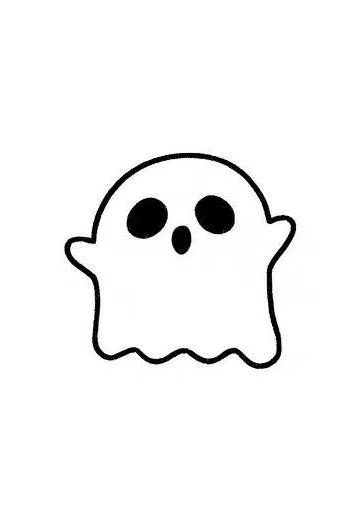
#> input picture 3.jpg, 341 x 512 px
$ python chu.py
#> lines starting #> are read from the running program, lines starting #| are printed output that depends on the picture
import numpy as np
import matplotlib.pyplot as plt
from scipy.linalg import hadamard
from PIL import Image

img_path = "3.jpg"
target_size = 128
noise_type = 'gaussian'
noise_param = 0.50
#show_plot = True

# 预处理
img = Image.open(img_path).convert('L') #转灰度
img = img.resize((target_size, target_size)) #重塑
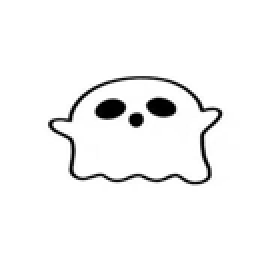
#> img: PIL image 128x128 L (shown 2 times larger); min 0, max 255, mean 244.5
scene = np.array(img, dtype=np.float32) / 255.0 #归一
H, W = scene.shape
#> H = 128; W = 128
#print(H,W)
pixels = H * W #总像素
#> pixels = 16384

# hadamard矩阵
#> (the run stopped early here; a loop or call above may not have finished)
